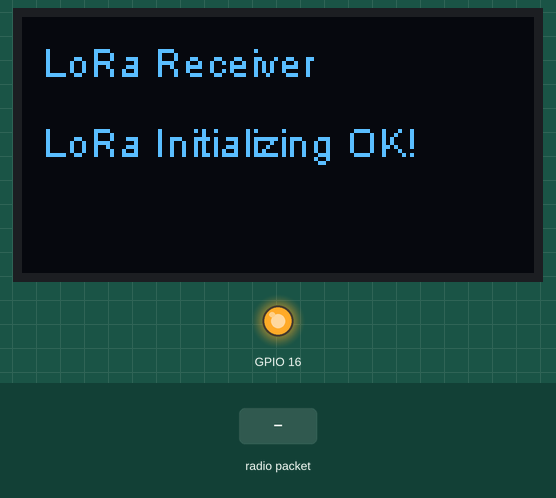
The sketch below on a simulated ESP32. Parts: 128×64 one-colour display, output pins drawn as LEDs (lit = HIGH). The test bench sets the inputs (shaded band). WiFi joins after 1.5 s; servers stay silent unless stated; no radio packets arrive unless stated; no MQTT or app messages arrive unless stated; what the sketch prints to the serial monitor is not drawn.

Above: at 3.9 s.
4.0 s: radio packet "thingInfo" arrives
At 6.2 s:
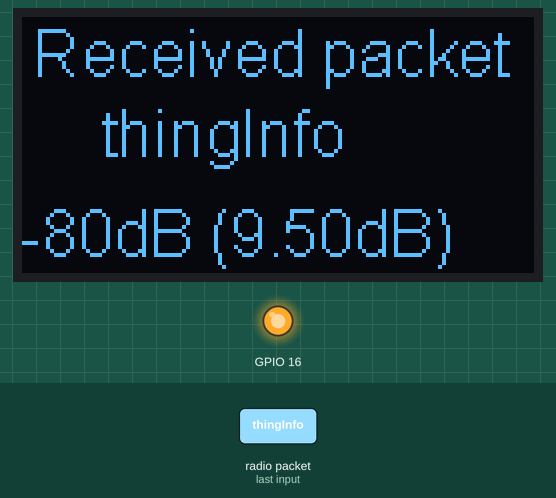
6.5 s: radio packet "Distance" arrives
At 8.4 s:
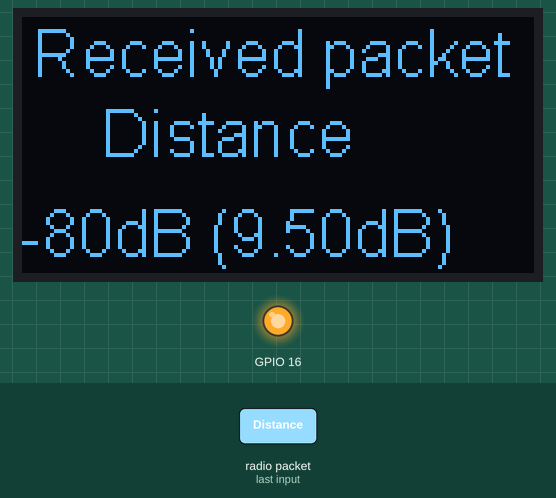
9.0 s: radio packet "sensorInfo" arrives
At 10.3 s:
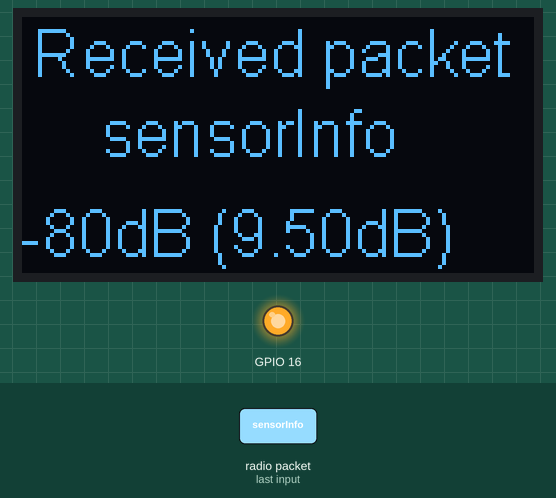
11.5 s: radio packet "actuatorInfo" arrives
At 13.4 s:
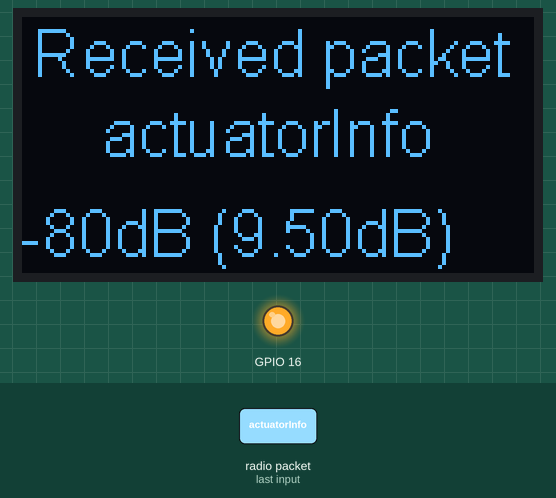
14.0 s: radio packet "status" arrives
At 16.2 s:
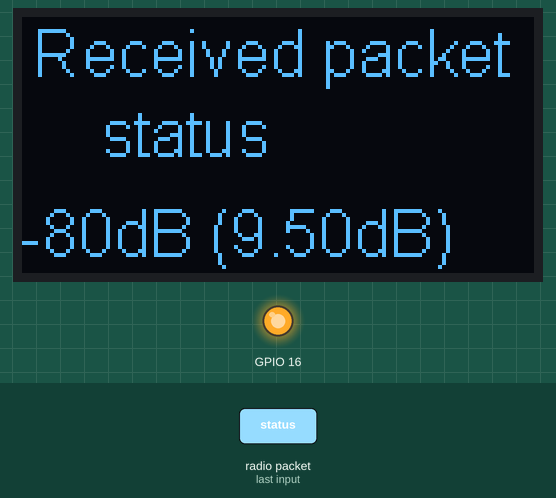
16.5 s: radio packet "thing_status" arrives
At 18.4 s:
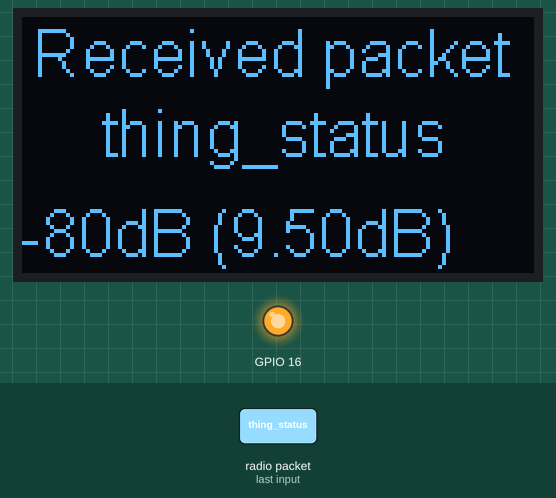
Timing chart, 0 to 19.9 s (numbered marks = the images above; inputs shaded):
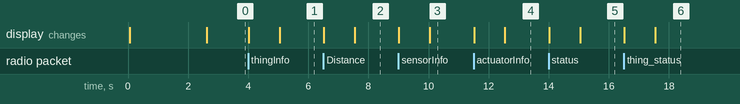

Measured:
- after the input at 4.0 s, the display: first changes at once (image 1 shows a later state)
- after the input at 6.5 s, the display: first changes at once (image 2 shows a later state)
- after the input at 9.0 s, the display: first changes at once (image 3 shows a later state)
- after the input at 11.5 s, the display: first changes at once (image 4 shows a later state)
- after the input at 14.0 s, the display: first changes at once (image 5 shows a later state)
- after the input at 16.5 s, the display: first changes at once (image 6 shows a later state)

The sketch:

receiver.ino
```cpp
#include <Wire.h>  // Only needed for Arduino 1.6.5 and earlier
#include "SSD1306.h" // alias for `#include "SSD1306Wire.h"`
#include <SPI.h>
#include <LoRa.h>
#include <WiFi.h>
#include <WiFiClient.h>
#include <WiFiServer.h>
#include <WiFiUdp.h>
#include <EEPROM.h>
#include "Adafruit_MQTT.h"
#include "Adafruit_MQTT_Client.h"
#include <PubSubClient.h>
/************************* Adafruit.io Setup *********************************/

#define MQTT_SERVER      "192.168.137.250" // change this to your Pi IP_address
#define MQTT_SERVERPORT  1883                   // use 8883 for SSL
#define MQTT_USERNAME    "" // empty
#define MQTT_KEY         "" // empty

/************************* WiFi Access Point *********************************/

#define WLAN_SSID       "Alice" // enter your WiFi SSID
#define WLAN_PASS       "aliceinwonderland" // this is your WiFi password
SSD1306 display(0x3c, 4, 15);


/************ Global State (you don't need to change this!) ******************/
WiFiClient client;
PubSubClient sub_client(client);


#define SS 18
#define RST 14
#define DI0 26
// #define BAND 429E6

// LoRa Settings
#define BAND 434500000.00
#define spreadingFactor 9
// #define SignalBandwidth 62.5E3
#define SignalBandwidth 31.25E3

#define codingRateDenominator 8
int tempoAtual = millis();
int tempoContadorStatus =  0;

// ADC? Battery voltage
// const uint8_t vbatPin = 34;
// float VBAT;  // battery voltage from ESP32 ADC read

// Setup the MQTT client class by passing in the WiFi client and MQTT server and login details.
Adafruit_MQTT_Client mqtt(&client, MQTT_SERVER, MQTT_SERVERPORT, MQTT_USERNAME, MQTT_KEY);

/****************************** data stream publish/subscribe ***************************************/
Adafruit_MQTT_Publish thing_stream = Adafruit_MQTT_Publish(&mqtt, MQTT_USERNAME "lora_things"); // change the topic
Adafruit_MQTT_Publish sensor_stream = Adafruit_MQTT_Publish(&mqtt, MQTT_USERNAME "lora_sensor"); // change the topic
Adafruit_MQTT_Publish value_stream = Adafruit_MQTT_Publish(&mqtt, MQTT_USERNAME "lora_distance"); // change the topic
Adafruit_MQTT_Publish gateway_stream = Adafruit_MQTT_Publish(&mqtt, MQTT_USERNAME "lora_gateway"); // change the topic
Adafruit_MQTT_Publish actuator_stream = Adafruit_MQTT_Publish(&mqtt, MQTT_USERNAME "lora_actuator"); // change the topic
Adafruit_MQTT_Publish qualquercoisa_stream = Adafruit_MQTT_Publish(&mqtt, MQTT_USERNAME "qualquercoisa"); // change the topic
Adafruit_MQTT_Publish lora_status_stream = Adafruit_MQTT_Publish(&mqtt, MQTT_USERNAME "lora_status"); // change the topic

boolean lora_status = false;

void setup() {
  pinMode(16, OUTPUT);
  digitalWrite(16, LOW); // set GPIO16 low to reset OLED
  delay(50);
  digitalWrite(16, HIGH);

  display.init();
  display.flipScreenVertically();
  display.setFont(ArialMT_Plain_10);
  display.setTextAlignment(TEXT_ALIGN_LEFT);

  Serial.begin(115200);
  while (!Serial); //if just the the basic function, must connect to a computer
  // Connect to WiFi access point.
  Serial.println(); Serial.println();
  Serial.print("Connecting to ");
  Serial.println(WLAN_SSID);

  WiFi.begin(WLAN_SSID, WLAN_PASS);
  while (WiFi.status() != WL_CONNECTED) {
    delay(500);
    Serial.print(".");
  }
  Serial.println();

  Serial.println("WiFi connected");
  Serial.println("IP address: "); Serial.println(WiFi.localIP());
  delay(1000);

  Serial.println("LoRa Receiver");
  display.drawString(5, 5, "LoRa Receiver");
  display.display();
  SPI.begin(5, 19, 27, 18);
  LoRa.setPins(SS, RST, DI0);

  if (!LoRa.begin(BAND)) {
    display.drawString(5, 25, "Starting LoRa failed!");
    while (1);
  }
  Serial.println("LoRa Initial OK!");

  Serial.print("LoRa Frequency: ");
  Serial.println(BAND);

  Serial.print("LoRa Spreading Factor: ");
  Serial.println(spreadingFactor);
  LoRa.setSpreadingFactor(spreadingFactor);

  Serial.print("LoRa Signal Bandwidth: ");
  Serial.println(SignalBandwidth);
  LoRa.setSignalBandwidth(SignalBandwidth);

  LoRa.setCodingRate4(codingRateDenominator);

  display.drawString(5, 25, "LoRa Initializing OK!");
  display.display();

  sub_client.setServer(MQTT_SERVER, MQTT_SERVERPORT);
  sub_client.setCallback(callback);

  while (!sub_client.connected()) {
    Serial.println("Connecting to MQTT...");

    if (sub_client.connect("ESP32Client", MQTT_USERNAME, MQTT_KEY )) {

      Serial.println("connected");

    } else {

      Serial.print("failed with state ");
      Serial.print(sub_client.state());
      delay(1000);
    }
  }

  String IP = WiFi.localIP().toString();
  char IP_char[15];
  IP.toCharArray(IP_char, 15);
  MQTT_connect();
  gateway_stream.publish(IP_char);
  Serial.println(IP);

  sub_client.subscribe("node");
}
Adafruit_MQTT_Subscribe *subscription;
void loop() {
  tempoAtual = millis();
  sub_client.loop();


  int packetSize = LoRa.parsePacket();
  if (packetSize) {
    // received a packets
    Serial.print("Received packet. ");

    display.clear();
    display.setFont(ArialMT_Plain_16);
    display.drawString(3, 0, "Received packet ");
    display.display();

    // read packet
    while (LoRa.available()) {
      String data = LoRa.readString();
      String part01 = getValue(data, ':', 0);
      //Serial.print(part01);

      if (part01 == "thingInfo")
      {
        String part02 = getValue(data, ':', 1);
        char thingInfo_char[15];
        part02.toCharArray(thingInfo_char, 15);
        thing_stream.publish(thingInfo_char);
      }

      if (part01 == "Distance")
      {
        String part02 = getValue(data, ':', 1);
        char distanceInfo_char[15];
        part02.toCharArray(distanceInfo_char, 15);
        value_stream.publish(distanceInfo_char);
      }

      if (part01 == "sensorInfo")
      {
        String part02 = getValue(data, ':', 1);
        char sensorInfo_char[15];
        part02.toCharArray(sensorInfo_char, 15);
        sensor_stream.publish(sensorInfo_char);
      }
      if (part01 == "actuatorInfo")
      {
        String part02 = getValue(data, ':', 1);
        char sensorInfo_char[15];
        part02.toCharArray(sensorInfo_char, 15);
        actuator_stream.publish(sensorInfo_char);
      }
      if (part01 == "status")
      {
        String part02 = getValue(data, ':', 1);
        char sensorInfo_char[15];
        part02.toCharArray(sensorInfo_char, 15);
        qualquercoisa_stream.publish(sensorInfo_char);
      }

      if (part01 == "thing_status") {
        String part02 = getValue(data, ':', 1);
        char lora_status_char[15];
        part02.toCharArray(lora_status_char, 15);
        lora_status_stream.publish(lora_status_char);
        Serial.println("Status received");

      }

      Serial.print(data);
      display.drawString(20, 20, data);
      display.display();
      lora_status = true;
    }

    // print RSSI of packet
    Serial.print(" with RSSI ");
    Serial.println(LoRa.packetRssi());
    Serial.print(" with SNR ");
    Serial.println(LoRa.packetSnr());
    // display.drawString(0, 45, "RSSI: ");
    // display.drawString(50, 45, (String)LoRa.packetRssi());

    display.drawString(0, 45, (String)LoRa.packetRssi() + "dB (" + (String)LoRa.packetSnr() + "dB)");

    display.display();
  } else
  {
    lora_status = false;
  }

  if ((tempoAtual - tempoContadorStatus) >= 60000)
  {
    if (!lora_status)
    {
      Serial.println("SEND THAT LORA IS DOWN");
      String part02 = "0";
      char lora_status_char[15];
      part02.toCharArray(lora_status_char, 15);
      lora_status_stream.publish(lora_status_char);

    }
    tempoContadorStatus = tempoAtual;
  }
}

// Function to connect and reconnect as necessary to the MQTT server.
// Should be called in the loop function and it will take care if connecting.
void MQTT_connect() {
  int8_t ret;

  // Stop if already connected.
  if (mqtt.connected()) {
    return;
  }

  Serial.print("Connecting to MQTT... ");

  uint8_t retries = 3;
  while ((ret = mqtt.connect()) != 0) { // connect will return 0 for connected
    Serial.println(mqtt.connectErrorString(ret));
    Serial.println("Retrying MQTT connection in 5 seconds...");
    mqtt.disconnect();
    delay(5000);  // wait 5 seconds
    retries--;
    if (retries == 0) {
      // basically die and wait for WDT to reset me
      while (1);
    }
  }
  Serial.println("MQTT Connected!");
}


String getValue(String data, char separator, int index)
{
  int found = 0;
  int strIndex[] = {0, -1};
  int maxIndex = data.length() - 1;

  for (int i = 0; i <= maxIndex && found <= index; i++) {
    if (data.charAt(i) == separator || i == maxIndex) {
      found++;
      strIndex[0] = strIndex[1] + 1;
      strIndex[1] = (i == maxIndex) ? i + 1 : i;
    }
  }

  return found > index ? data.substring(strIndex[0], strIndex[1]) : "";
}


void callback(char* topic, byte* payload, unsigned int length) {
  Serial.println("Recebi sub");
  LoRa.beginPacket();
  LoRa.print("changeStatus");
  LoRa.endPacket();
}

void check_distance()
{
  int packetSize = LoRa.parsePacket();
  if (packetSize)
  {
    while (LoRa.available()) {
      String data = LoRa.readString();
      String part01 = getValue(data, ':', 0);
      //Serial.print(part01);


    }
  }
}
```
